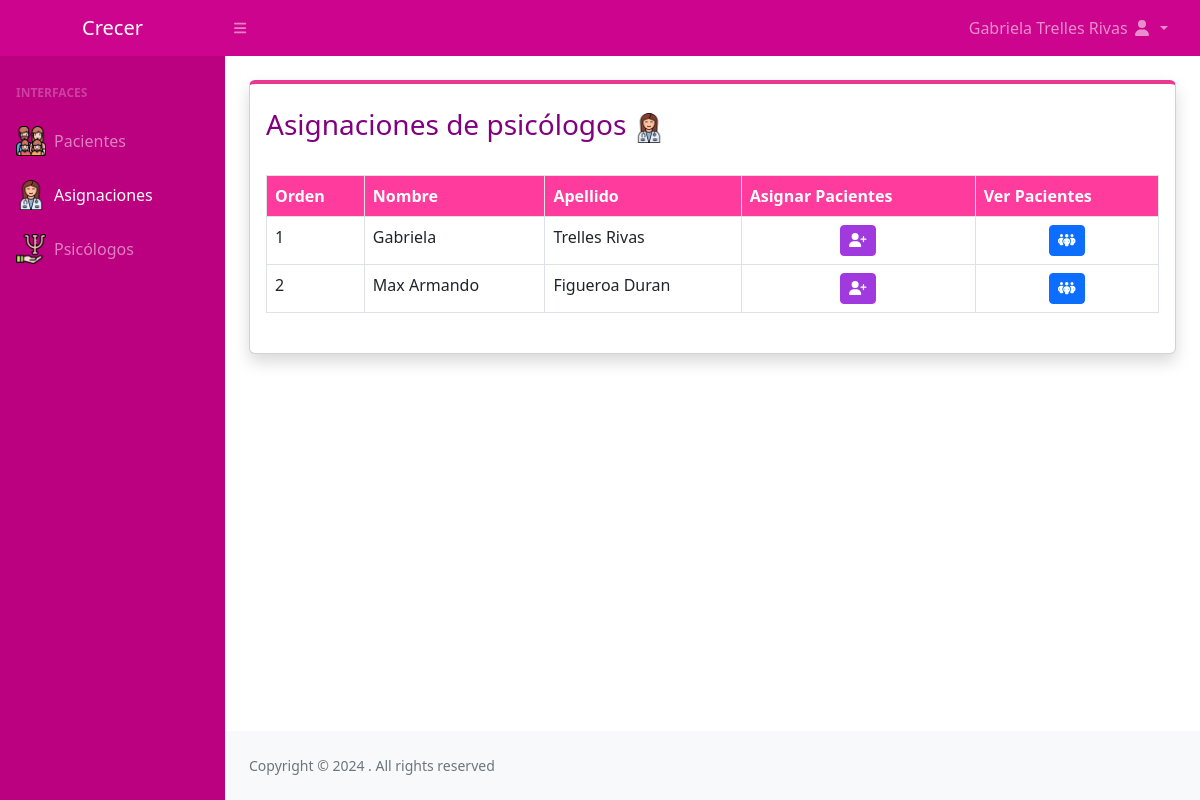
The app's page /Asignacion.php (signed in) with its own data.
### tables this page shows
CREATE TABLE `psicologos` (
  `Id` int(11) NOT NULL,
  `Nombre` varchar(50) NOT NULL,
  `Apellido` varchar(50) NOT NULL,
  `Sexo` varchar(30) NOT NULL,
  `Edad` int(11) NOT NULL,
  `Especialidad` varchar(200) NOT NULL,
  `Email` varchar(100) NOT NULL,
  `Telefono` int(11) NOT NULL,
  `Dni` int(11) NOT NULL,
  `Activo` int(11) NOT NULL DEFAULT 1,
  `Fecha_Registro` datetime NOT NULL
);

### Asignacion.php (the view, shortened to what this page needs)
<?php
$db = new Database();
$con = $db->conectar();
$sql = $con->prepare("SELECT Id, Nombre, Apellido FROM psicologos");
$sql->execute();
$resultado = $sql->fetchAll(PDO::FETCH_ASSOC);
?>
<?php
include 'Header.php';
?>
<main>
    <div class="container-fluid px-4">
        <div class="card border-top-rose shadow h-100 py-2 mb-4 mt-4">
            <div class="card-body">
                <div class="d-flex justify-content-between align-items-center ">
                    <h3 class="text-purple">Asignaciones de psicólogos <img src="Img/icons/medico.png" class="small-icon"></h3>
                </div>
                <br>
                <table id="employeeTable" class="table table-bordered">
                    <thead class="table-rose text-white">
                        <tr>
                            <th>Orden</th>
                            <th>Nombre</th>
                            <th>Apellido</th>
                            <th>Asignar Pacientes</th>
                            <th>Ver Pacientes</th>
                        </tr>
                    </thead>
                    <tbody>
                        <?php foreach ($resultado as $row) { ?>
                            <tr>
                                <td><?php echo $row['Id'] ?></td>
                                <td><?php echo $row['Nombre'] ?></td>
                                <td><?php echo $row['Apellido'] ?></td>
                                <td class="text-center">
                                    <a href="Asignacion_Psicologo.php?id=<?php echo $row['Id'] ?>&token=<?php echo hash_hmac('sha1', $row['Id'], KEY_TOKEN) ?>"
                                        class="btn btn-purpura btn-sm text-white">
                                        <i class="fa-solid fa-user-plus"></i>
                                    </a>
                                </td>
                                <td class="text-center">
                                    <a href="Detalle_Asignacion.php?id=<?php echo $row['Id'] ?>&token=<?php echo hash_hmac('sha1', $row['Id'], KEY_TOKEN) ?>"
                                        class="btn btn-primary btn-sm">
                                        <i class="fa-solid fa-people-group"></i>
                                    </a>
                                </td>
                            </tr>
                        <?php } ?>
                    </tbody>
                </table>
            </div>
        </div>
</main>
<?php include 'Footer.php'; ?>

### Css/Index.css (style rules this page uses)
.btn-purpura { background-color: #a03adf; border-color: #a03adf; }

### records on screen
psicologos: Id "1", Nombre "Gabriela", Apellido "Trelles Rivas"
psicologos: Id "2", Nombre "Max Armando", Apellido "Figueroa Duran"

### other values on screen
$_SESSION['user_name'] "Gabriela Trelles Rivas"
